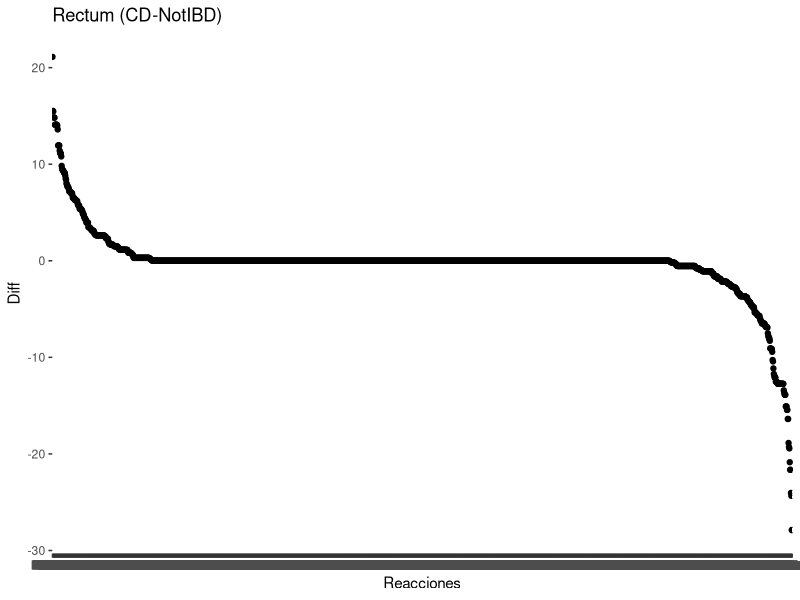
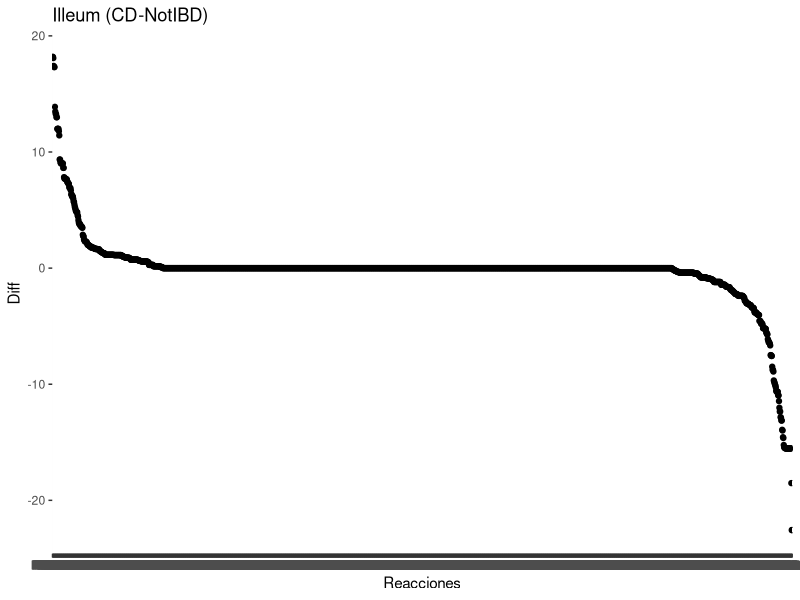

Here is the R script that generated these plots, in order:
library("ggplot2")

tabli<-read.table("results_rectum_illeum.txt",header=T,row.names=1,sep="\t") #input table reaction and prevalence

tabli_rectum<-as.data.frame(tabli$CD_Rectum-tabli$Not_IBD_Rectum)
rownames(tabli_rectum)<-rownames(tabli)
colnames(tabli_rectum)[1]<-"Diff"
tabli_rectum$Reacciones<-rownames(tabli_rectum)
#tabli_rectum <- tabli_rectum[order(tabli_rectum$Diff),] 

tabli_rectum$Reacciones <- factor(tabli_rectum$Reacciones, levels = tabli_rectum$Reacciones[order(-tabli_rectum$Diff)])

ggplot(tabli_rectum,aes(Reacciones,Diff)) + geom_point() + labs(title="Rectum (CD-NotIBD)")



tabli_illeum<-as.data.frame(tabli$CD_Illeum-tabli$Not_IBD_Illeum)
rownames(tabli_illeum)<-rownames(tabli)
colnames(tabli_illeum)[1]<-"Diff"
tabli_illeum$Reacciones<-rownames(tabli_illeum)
#tabli_illeum <- tabli_illeum[order(tabli_illeum$Diff),] 

tabli_illeum$Reacciones <- factor(tabli_illeum$Reacciones, levels = tabli_illeum$Reacciones[order(-tabli_illeum$Diff)])

ggplot(tabli_illeum,aes(Reacciones,Diff)) + geom_point() + labs(title="Illeum (CD-NotIBD)")